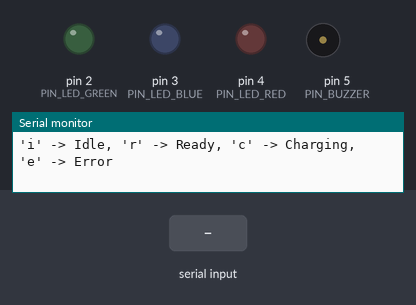
Simulated run of this sketch. Board: Arduino Uno, built with avr-gcc and run on an emulated ATmega328P. On the bench: output pins drawn as LEDs (lit = HIGH), buzzer (waves = sounding), the last lines printed to the serial monitor. Dashed ring = blinking. The test bench sets the inputs (shaded band).

Above: at 1.3 s.
1.4 s: "c" received over Serial
At 2.2 s:
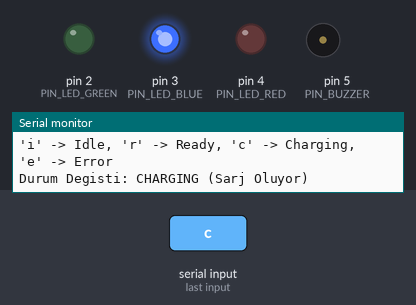
4.4 s: "i" received over Serial
At 7.2 s:
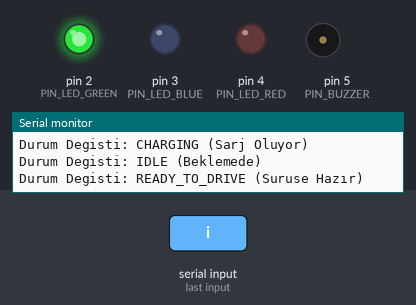
7.4 s: "e" received over Serial
At 7.47 s:
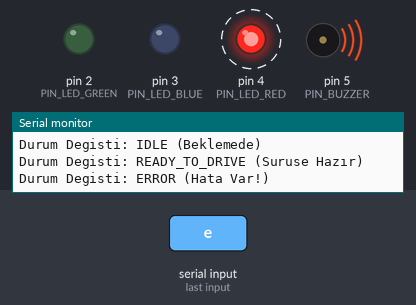
10.4 s: "I" received over Serial
At 11.4 s:
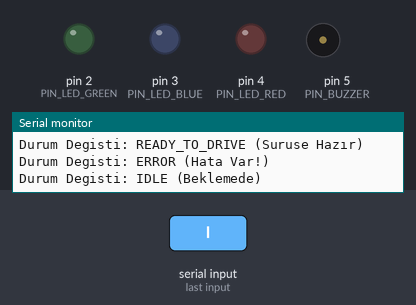
11.9 s: "C" received over Serial
At 12.6 s:
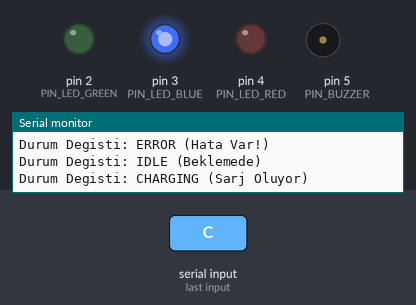
14.9 s: "r" received over Serial
At 15.5 s:
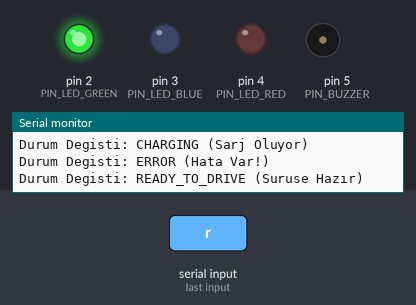
Timing chart, 0 to 17.4 s (numbered marks = the images above; inputs shaded):
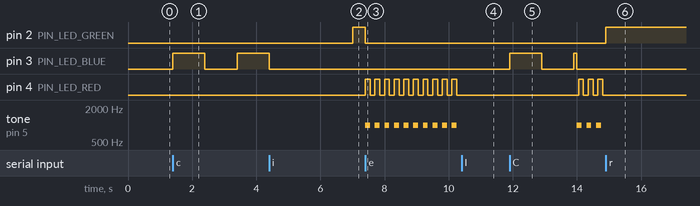

The sketch:

NonBlockingIndicator.ino
```cpp
/**
 * Görev 4: Hata ve Durum Göstergeleri (Non-Blocking LED/Buzzer)
 *
 * Bu proje, delay() kullanmadan millis() fonksiyonu ve bir Durum Makinesi (State Machine)
 * yardımıyla aracın durumuna göre LED ve Buzzer kontrolünü gerçekleştirir.
 */

// Pin Tanımlamaları
const int PIN_LED_GREEN  = 2;  // Sürüşe Hazır Göstergesi (Ready to Drive)
const int PIN_LED_BLUE   = 3;  // Şarj Oluyor Göstergesi (Charging)
const int PIN_LED_RED    = 4;  // Hata Göstergesi (Error)
const int PIN_BUZZER     = 5;  // Uyarı Buzzer'ı

// Araç Durumları (State Machine Enums)
enum VehicleState {
  STATE_IDLE,             // Araç beklemede. Işıklar kapalı.
  STATE_READY_TO_DRIVE,   // Sürüşe hazır. Yeşil LED sürekli açık, buzzer sessiz.
  STATE_CHARGING,         // Şarj oluyor. Mavi LED yavaşça yanıp söner.
  STATE_ERROR             // Hata durumu. Kırmızı LED hızlı yanıp söner, Buzzer kesik kesik çalar.
};

// Aktif Araç Durumu
VehicleState currentVehicleState = STATE_IDLE;

// Non-blocking Zamanlama Değişkenleri
unsigned long previousLedMillis = 0;
unsigned long previousBuzzerMillis = 0;
unsigned long previousStateSimulationMillis = 0; // Simülasyon için durum geçiş zamanlayıcısı

// LED ve Buzzer'ın anlık durumları (Açık/Kapalı)
bool ledState = false;
bool buzzerState = false;

// Zamanlama Aralıkları (milisaniye cinsinden)
unsigned long ledInterval = 500;    // LED yanıp sönme sıklığı (dinamik değişecek)
unsigned long buzzerInterval = 150; // Buzzer bip sıklığı (dinamik değişecek)

void setup() {
  // Pin modlarını ayarla
  pinMode(PIN_LED_GREEN, OUTPUT);
  pinMode(PIN_LED_BLUE, OUTPUT);
  pinMode(PIN_LED_RED, OUTPUT);
  pinMode(PIN_BUZZER, OUTPUT);

  // Seri haberleşmeyi başlat (Simülasyon ve takip için)
  Serial.begin(9600);
  Serial.println("Non-Blocking LED/Buzzer Sistemi Baslatildi!");
  Serial.println("Durum gecislerini izlemek icin bekleyin veya seri porttan karakter gonderin:");
  Serial.println("'i' -> Idle, 'r' -> Ready, 'c' -> Charging, 'e' -> Error");
}

void loop() {
  unsigned long currentMillis = millis();

  // 1. Durum Gecislerini Yonetmek (Kullanıcı girdisi veya otomatik simülasyon)
  handleStateTransitions(currentMillis);

  // 2. Aktif Duruma Gore Parametreleri Belirlemek (Durum Makinesi)
  // Bu switch-case blogu, sadece aktif duruma gore zaman aralıklarını ve LED secimlerini ayarlar.
  // delay() OLMADIGI icin her dongude cok hızlı sekilde calısır ve gecer.
  switch (currentVehicleState) {

    case STATE_IDLE:
      // Hepsi kapalı
      digitalWrite(PIN_LED_GREEN, LOW);
      digitalWrite(PIN_LED_BLUE, LOW);
      digitalWrite(PIN_LED_RED, LOW);
      noTone(PIN_BUZZER);
      break;

    case STATE_READY_TO_DRIVE:
      // Yeşil LED sürekli açık, diğerleri kapalı, buzzer kapalı
      digitalWrite(PIN_LED_GREEN, HIGH);
      digitalWrite(PIN_LED_BLUE, LOW);
      digitalWrite(PIN_LED_RED, LOW);
      noTone(PIN_BUZZER);
      break;

    case STATE_CHARGING:
      // Mavi LED yavasca yanıp sönecek, digerleri kapalı, buzzer kapalı
      digitalWrite(PIN_LED_GREEN, LOW);
      digitalWrite(PIN_LED_RED, LOW);
      noTone(PIN_BUZZER);

      ledInterval = 1000; // Yavaş yanıp sönme (1 saniye açık, 1 saniye kapalı)
      updateBlinkingLed(PIN_LED_BLUE, currentMillis);
      break;

    case STATE_ERROR:
      // Kırmızı LED ve Buzzer hızlıca senkronize sekilde yanıp sönecek/ötecek
      digitalWrite(PIN_LED_GREEN, LOW);
      digitalWrite(PIN_LED_BLUE, LOW);

      ledInterval = 150;    // Hızlı yanıp sönme (150ms açık, 150ms kapalı)
      buzzerInterval = 150; // Hızlı bip sesi

      updateBlinkingLed(PIN_LED_RED, currentMillis);
      updateBlinkingBuzzer(currentMillis);
      break;
  }
}

/**
 * Belirtilen LED pinini millis() ile non-blocking olarak yanıp söndürür.
 */
void updateBlinkingLed(int pin, unsigned long currentMillis) {
  if (currentMillis - previousLedMillis >= ledInterval) {
    previousLedMillis = currentMillis; // Zamanı güncelle
    ledState = !ledState;              // LED durumunu tersine çevir (HIGH ise LOW, LOW ise HIGH)
    digitalWrite(pin, ledState ? HIGH : LOW);
  }
}

/**
 * Buzzer'ı millis() ile non-blocking olarak kesik kesik (bip bip) öttürür.
 */
void updateBlinkingBuzzer(unsigned long currentMillis) {
  if (currentMillis - previousBuzzerMillis >= buzzerInterval) {
    previousBuzzerMillis = currentMillis; // Zamanı güncelle
    buzzerState = !buzzerState;           // Buzzer durumunu tersine çevir

    if (buzzerState) {
      tone(PIN_BUZZER, 1000); // 1000 Hz frekansında ses ver
    } else {
      noTone(PIN_BUZZER);     // Sesi kes
    }
  }
}

/**
 * Seri haberlesme veya otomatik simulasyon ile durum gecislerini kontrol eder.
 */
void handleStateTransitions(unsigned long currentMillis) {
  // A. Kullanıcı Seri Porttan Deger Gonderdi mi?
  if (Serial.available() > 0) {
    char input = Serial.read();
    VehicleState newState = currentVehicleState;

    if (input == 'i' || input == 'I') newState = STATE_IDLE;
    else if (input == 'r' || input == 'R') newState = STATE_READY_TO_DRIVE;
    else if (input == 'c' || input == 'C') newState = STATE_CHARGING;
    else if (input == 'e' || input == 'E') newState = STATE_ERROR;

    if (newState != currentVehicleState) {
      changeState(newState);
    }
    return; // Kullanıcı elle degistirdiyse otomatik simulasyonu es gec
  }

  // B. Otomatik Simulasyon (Her 7 saniyede bir durumu degistir)
  if (currentMillis - previousStateSimulationMillis >= 7000) {
    previousStateSimulationMillis = currentMillis;

    VehicleState nextState;
    switch (currentVehicleState) {
      case STATE_IDLE:           nextState = STATE_READY_TO_DRIVE; break;
      case STATE_READY_TO_DRIVE: nextState = STATE_CHARGING;       break;
      case STATE_CHARGING:       nextState = STATE_ERROR;          break;
      case STATE_ERROR:          nextState = STATE_IDLE;           break;
      default:                   nextState = STATE_IDLE;           break;
    }

    changeState(nextState);
  }
}

/**
 * Durum degistiginde temizlik yapar ve yeni durumu ekrana yazdırır.
 */
void changeState(VehicleState newState) {
  currentVehicleState = newState;

  // LED ve Buzzer anlık durumlarını sıfırla
  ledState = false;
  buzzerState = false;
  noTone(PIN_BUZZER);

  // Eski durumdan kalan pinleri temizle
  digitalWrite(PIN_LED_GREEN, LOW);
  digitalWrite(PIN_LED_BLUE, LOW);
  digitalWrite(PIN_LED_RED, LOW);

  // Konsola bilgi yazdır
  Serial.print("Durum Degisti: ");
  switch (currentVehicleState) {
    case STATE_IDLE:           Serial.println("IDLE (Beklemede)"); break;
    case STATE_READY_TO_DRIVE: Serial.println("READY_TO_DRIVE (Suruse Hazır)"); break;
    case STATE_CHARGING:       Serial.println("CHARGING (Sarj Oluyor)"); break;
    case STATE_ERROR:          Serial.println("ERROR (Hata Var!)"); break;
  }
}
```

Measured:
- after the input at 1.4 s, pin 3 (PIN_LED_BLUE): LOW → HIGH at once, → LOW 1.0 s later, → HIGH 1.0 s later
- after the input at 4.4 s, pin 2 (PIN_LED_GREEN): LOW → HIGH after 2.6 s; pin 3 (PIN_LED_BLUE): goes on until 4.4 s, then stays LOW; pin 4 (PIN_LED_RED): stays LOW (without the input it goes to HIGH after 2.6 s); tone on pin 5 (PIN_BUZZER): stays silent (without the input it goes to 1000 Hz after 2.6 s)
- after the input at 7.4 s, pin 2 (PIN_LED_GREEN): HIGH → LOW at once; pin 4 (PIN_LED_RED): alternates HIGH for 0.15 s and LOW for 0.15 s, starting at once; tone on pin 5 (PIN_BUZZER): alternates 1000 Hz for 0.15 s and silent for 0.15 s, starting at once
- after the input at 10.4 s, pin 4 (PIN_LED_RED): stops changing and stays LOW; tone on pin 5 (PIN_BUZZER): stops changing and stays silent
- after the input at 11.9 s, pin 2 (PIN_LED_GREEN): stays LOW (without the input it goes to HIGH after 2.1 s); pin 3 (PIN_LED_BLUE): LOW → HIGH at once, → LOW 1.0 s later, → HIGH 1.0 s later, → LOW 0.10 s later
- after the input at 14.9 s, pin 2 (PIN_LED_GREEN): LOW → HIGH at once; pin 4 (PIN_LED_RED): stops changing and stays LOW; tone on pin 5 (PIN_BUZZER): stops changing and stays silent
